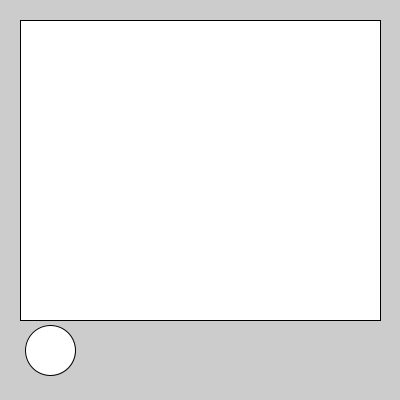
Frame 1 (no input)
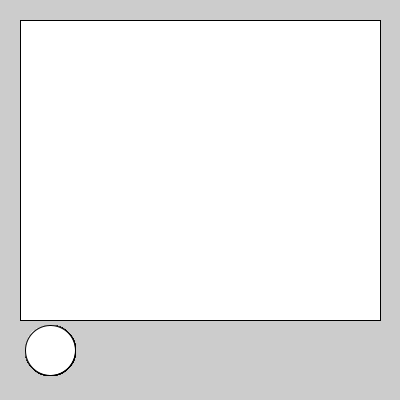
Frame 60 (the mouse pressed at the canvas centre just before this capture)
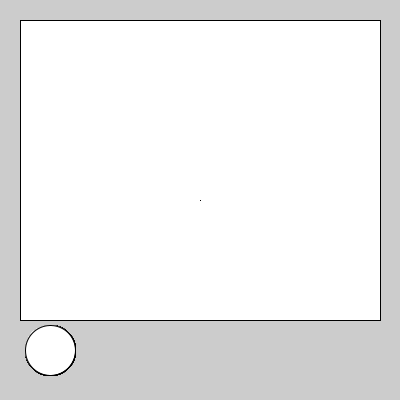
Frame 120 (the mouse held since frame 60 and released just before this capture)

The Processing sketch that drew these frames (run headless with seeded random() and noise(); from frame 60 on, the mouse is pressed at the canvas centre):

// Processing sketch: paint_5
// ── paint_5.pde
boolean cambiarColorRojo = false;

void setup(){
  size(400,400);
  dibujarPantalla();
}

void draw(){
  dibujarBoton();
  dibujarLapiz();
}

void mouseClicked(){
  if (dist(mouseX, mouseY, 50, 350) < 25) {
    cambiarColorRojo = !cambiarColorRojo;
  }
}

// ── funciones.pde
void dibujarPantalla() {
  rect(20, 20, 360, 300);
}

void dibujarBoton() {
  if (dist(mouseX, mouseY, 50, 350) < 25) {
    fill(255, 0, 0);
    if(mousePressed){
      fill(150, 0, 0);
    }
  }else{
    fill(255); 
  }
  ellipse(50, 350, 50, 50);
}

void dibujarLapiz() {
  if (
    (mouseX > 20 && mouseX < 380 && mouseY > 20 && mouseY < 320) &&
    (pmouseX > 20 && pmouseX < 380 && pmouseY > 20 && pmouseY < 320)
    ) {
      if(cambiarColorRojo == false){
        stroke(0);
      }else{
        stroke(255,0,0);
      }
    line(pmouseX, pmouseY, mouseX, mouseY);
  }
}
